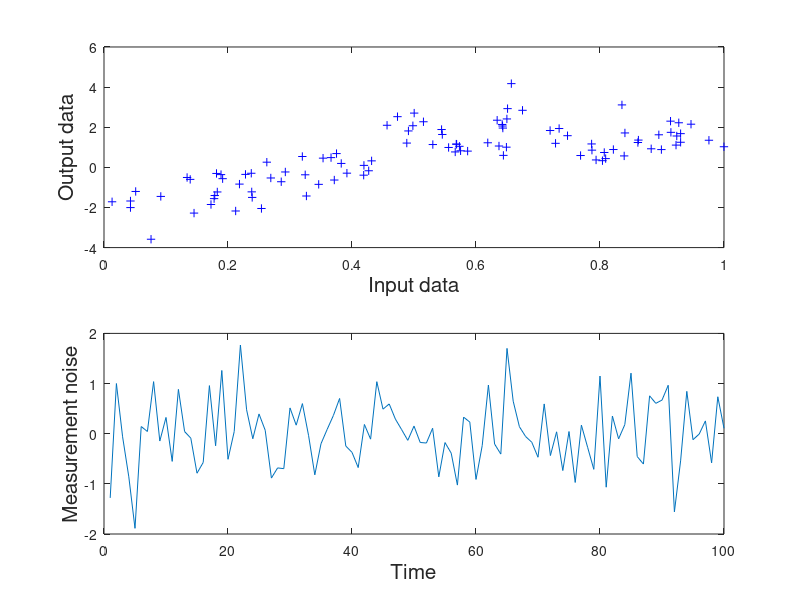

Reproduce this figure in MATLAB. (Note: this script raises an error after producing the figure.)
% PURPOSE : To approximate a noisy nolinear function with RBFs, where the number
%           of parameters and parameter values are estimated via reversible jump
%           Markov Chain Monte Carlo (MCMC) simulation.
             
% AUTHOR  : Nando de Freitas - Thanks for the acknowledgement :-)
% DATE    : 21-01-99

clear;
echo off;

% INITIALISATION AND PARAMETERS:
% =============================

N = 100;                       % Number of time steps.
t = 1:1:N;                    % Time.
chainLength = 2000;           % Length of the Markov chain simulation.
burnIn = 1000;                % Burn In period.
bFunction = 'rjGaussian'      % Type of basis function.
par.doPlot = 0;               % 1 plot. 0 don't plot.
par.a = 2;                    % Hyperparameter for delta.  
par.b = 10;                   % Hyperparameter for delta.
par.e1 = 0.0001;              % Hyperparameter for nabla.    
par.e2 = 0.0001;              % Hyperparameter for nabla.   
par.v = 0.1; %0;                    % Hyperparameter for sigma    
par.gamma = 0.1; % 0;                % Hyperparameter for sigma. 
par.kMax = 50;                % Maximum number of basis.
par.arbC = 0.25;              % Constant for birth and death moves.
par.merge = .1;               % Split-Merge parameter.
par.Lambda = .5;              % Hybrid Metropolis decision parameter.
par.sRW = .001;               % Variance of noise in the random walk.
par.walkPer = 0.1;            % Percentange of random walk interval. 

% GENERATE THE DATA:
% =================
noiseVar = 0.5;
x = 4*rand(N,1)-2;                    % Input data - uniform in [-2,2].
u = randn(N,1);
noise = sqrt(noiseVar)*u;             % Measurement noise
varianceN=var(noise)
y = x + 2*exp(-16*(x.^(2))) + 2*exp(-16*((x-.7).^(2)))   + noise;  % Output data.
x=(x+2)/4;                            % Rescaling to [0,1].
ynn = y-noise;
xv = 4*rand(N,1)-2;                    % Input data - uniform in [-2,2].
uv = randn(N,1);
noisev = sqrt(noiseVar)*uv;   
yv = xv + 2*exp(-16*(xv.^(2))) + 2*exp(-16*((xv-.7).^(2)))   + noisev;  % Output data.
xv=(xv+2)/4;               
yvnn = yv-noisev;

figure(1)
subplot(211)
plot(x,y,'b+');
ylabel('Output data','fontsize',15);
xlabel('Input data','fontsize',15);
%axis([0 1 -3 3]);
subplot(212)
plot(noise)
ylabel('Measurement noise','fontsize',15);
xlabel('Time','fontsize',15);

fprintf('\n')
fprintf('Press a key to continue')
fprintf('\n')
pause;

% PERFORM REVERSE JUMP MCMC WITH RADIAL BASIS:
% ===========================================
[k,mu,alpha,sigma,nabla,delta,yp,ypv,post] = rjnn(x,y,chainLength,N,bFunction,par,xv,yv);

% COMPUTE CENTROID, MAP AND VARIANCE ESTIMATES:
% ============================================

[l,m]=size(mu{1});
[Nv,d]=size(xv);
l=chainLength-burnIn;
muvec=zeros(l,m);
alphavec=zeros(m+d+1,l);
ypred = zeros(N,l+1);
ypredv = zeros(Nv,l+1);
for i=1:N;
  ypred(i,:) = yp(i,1,burnIn:chainLength);
end;
for i=1:Nv;
  ypredv(i,:) = ypv(i,1,burnIn:chainLength);
end;
ypred = mean(ypred');
ypredv = mean(ypredv');
fevTrain =(y-ypred')'*(y-ypred')*inv((y-mean(y)*ones(size(y)))'*(y-mean(y)*ones(size(y))))
fevTest = (yv-ypredv')'*(yv-ypredv')*inv((yv-mean(yv)*ones(size(yv)))'*(yv-mean(yv)*ones(size(yv))))

% PLOTS:
% =====
figure;
[xv,i]=sort(xv);
yvnn=yvnn(i);
ypredv=ypredv(i);
yv=yv(i);
[x,i]=sort(x);
ynn=ynn(i);
ypred=ypred(i);
y=y(i);
plot(x,ynn,'k:',x,y,'b+',x,ypred,'r','linewidth',2)
ylabel('Train output','fontsize',15)
xlabel('Train input','fontsize',15)

figure
plot(xv,yvnn,'k:',xv,yv,'b+',xv,ypredv,'r','linewidth',2)
ylabel('Test output','fontsize',15)
xlabel('Test input','fontsize',15)
legend('True function','Test data','Prediction');

% COMPUTE THE MOST LIKELY MODES:
% =============================
pInt=2;
support=[1:1:4];
probk=zeros((chainLength)/pInt,length(support));
for p=pInt:pInt:chainLength,  
  [probk(p/pInt,:),kmodes]=hist(k(1:p),support);
  probk(p/pInt,:)=probk(p/pInt,:)/p;
end;
figure(2)
clf;
plot(pInt:pInt:chainLength,probk(:,1),'k--',...
  pInt:pInt:chainLength,probk(:,2),'b:',...
  pInt:pInt:chainLength,probk(:,3),'r',...
  pInt:pInt:chainLength,probk(:,4),'g-.','linewidth',3);
xlabel('Chain length','fontsize',15)
ylabel('p(k|y)','fontsize',15)
legend('1','2','3','4')
modes = probk(chainLength/2,:);


%KPM
figure;
bar([probk(end,1) probk(end,2) probk(end,3) probk(end,4)])
title('p(k|data)')


% HISTOGRAMS:
% ==========
figure(3)
clf;
subplot(321)
hist(delta(burnIn:chainLength),80)
ylabel('Regularisation parameter','fontsize',15);
subplot(322)
plot(delta)
ylabel('Regularisation parameter','fontsize',15);
subplot(323)
hist(sigma(burnIn:chainLength),80)
ylabel('Noise variance','fontsize',15);
subplot(324)
plot(sigma)
ylabel('Noise variance','fontsize',15);
subplot(325)
hist(nabla(burnIn:chainLength),80)
ylabel('Poisson parameter','fontsize',15);
subplot(326)
plot(nabla)
ylabel('Poisson parameter','fontsize',15);















